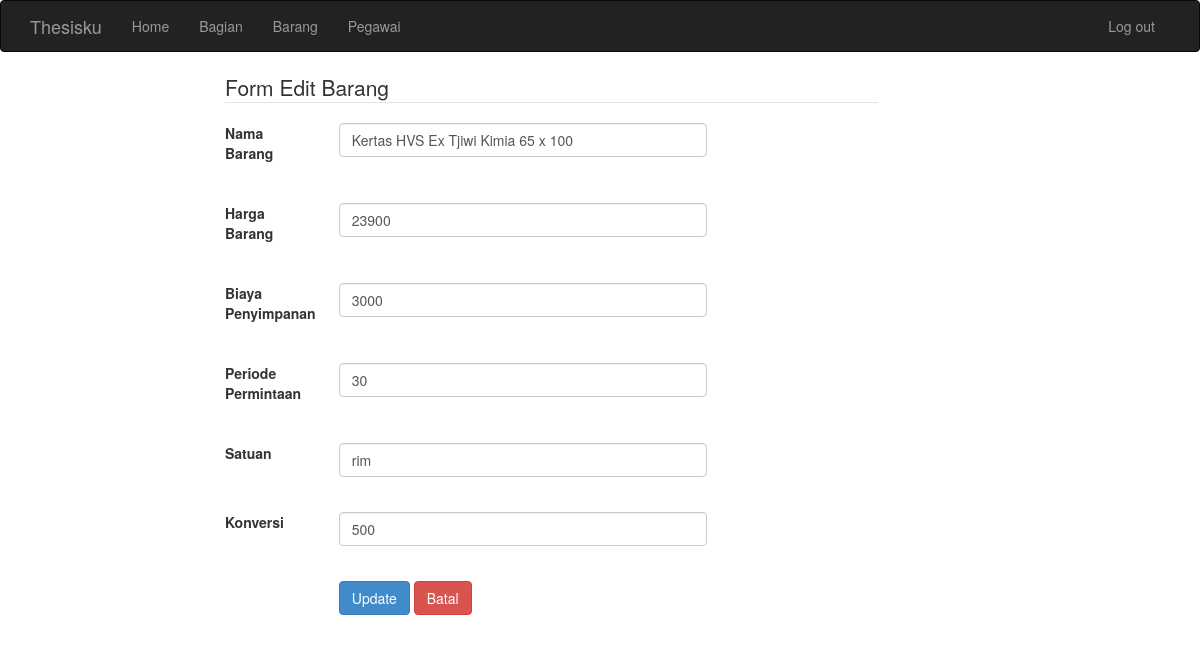
Screenshot of /admin/barang/barang_form_edit.php?id=140 with the database file from the repository.
### tables this page shows
CREATE TABLE `barang` (
  `id_barang` int(16) NOT NULL,
  `nama_barang` varchar(64) NOT NULL,
  `harga_barang` varchar(16) NOT NULL,
  `biaya_penyimpanan` varchar(16) NOT NULL,
  `periode_permintaan` varchar(4) NOT NULL,
  `satuan` varchar(16) NOT NULL,
  `konversi` varchar(16) NOT NULL
);

### class/barang.php (called while the page is built, shortened)
<?php
	class barang
	{
		private $conn;
		function __construct($conn) {
			$this->conn = $conn;
		}
		function BarangList ()
		{
			$sqlBarangList = $this->conn->query("SELECT * FROM barang ORDER BY nama_barang ASC");
			while ($row = $sqlBarangList->fetch_assoc())
			{
				$data [] = $row;
			}
			return $data;
		}
		function findBarangById ($id)
		{
			$sqlEditBarang = $this->conn->query("SELECT * FROM barang WHERE id_barang = '$id'");
			while ($row = $sqlEditBarang->fetch_assoc())
			{
				$data[] = $row;
			}
			return $data;
		}
	}
?>

### admin/barang/barang_edit.php (the view, shortened to what this page needs)
<?php
include "../../class/config.php";
include "../../class/barang.php";
	$id = $_GET ['id'];
	$d1 = new database();
	$conn = $d1->koneksidatabase();
	$BarangList = new barang($conn);
	$BarangList->BarangList();
	$DaftarBarang = $BarangList->BarangList();
	$Barang = $BarangList->findBarangById($id);
?>
<div class="container-fluid">
    	<div class="col-md-7 col-md-offset-2">
    		<form class="form-horizontal" method="post" action="barang_update.php">
    			<?php
                    if(empty($Barang)){
                    }else{
                    foreach ($Barang as $key => $value) {
                    ?>
                <legend> Form Edit Barang </legend>
                <div class="form-group">
                	<label for="nama_bagian" class="col-md-2"> Nama Barang  </label>
                	<div class="col-md-7">
                    	<input type="text" class="form-control" id="nama_barang" name="nama_barang" value="<?php echo $value['nama_barang']; ?>">
                    </div>
                </div>
                <br>
                <div class="form-group">
                	<label for="Harga Barang" class="col-md-2"> Harga Barang  </label>
                	<div class="col-md-7">
                    	<input type="text" class="form-control" id="harga_barang" name="harga_barang" value="<?php echo $value['harga_barang']; ?>">
                    </div>
                </div>
                <br>
                <div class="form-group">
                	<label for="Biaya Peyimpanan" class="col-md-2"> Biaya Penyimpanan  </label>
                	<div class="col-md-7">
                    	<input type="text" class="form-control" id="biaya_penyimpanan" name="biaya_penyimpanan" value="<?php echo $value['biaya_penyimpanan']; ?>">
                    </div>
                </div>
                <br>
                <div class="form-group">
                	<label for="periode permintaab" class="col-md-2"> Periode Permintaan  </label>
                	<div class="col-md-7">
                    	<input type="text" class="form-control" id="periode permintaan" name="periode_permintaan" value="<?php echo $value['periode_permintaan']; ?>">
                    </div>
                </div>
                <br>
                <div class="form-group">
                	<label for="Satuan" class="col-md-2"> Satuan  </label>
                	<div class="col-md-7">
                    	<input type="text" class="form-control" id="satuan" name="satuan" value="<?php echo $value['satuan']; ?>">
                    </div>
                </div>
                <br>
                <div class="form-group">
                	<label for="Keterangan" class="col-md-2"> Konversi  </label>
                	<div class="col-md-7">
                    	<input type="text" class="form-control" id="biaya_penyimpanan" name="konversi" value="<?php echo $value['konversi']; ?>">
                    </div>
                </div>
                <br>
                <div class="form-group">
                	<div class="col-md-7 col-md-offset-2">
                		<input type="submit" class="btn btn-md btn-primary" name="update" value="Update" >
                        	<a class="btn btn-danger" href="index.php" role="button">Batal</a>
                    </div>
                </div>
                <?php
                    }}
                    ?>
    		</form>
        </div>
    </div>

### rows the page displays
barang: nama_barang "Kertas HVS Ex Tjiwi Kimia 65 x 100", harga_barang "23900", biaya_penyimpanan "3000", periode_permintaan "30", satuan "rim", konversi "500"
